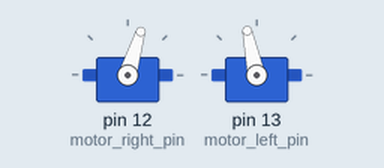
Bench run of a sketch on a simulated Arduino Uno, built with avr-gcc and run on an emulated ATmega328P. Parts: 2 × servo.

Above: at 5.1 s.
At 10.1 s:
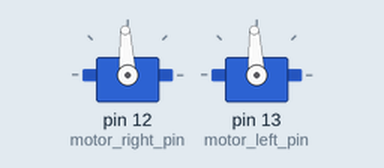
Timing chart, 0 to 11.6 s (numbered marks = the images above):
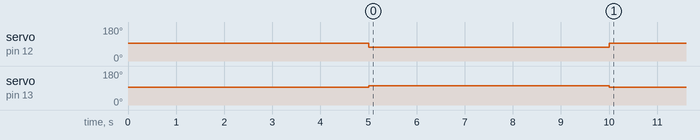

The sketch:

TestSpeed_Straightness.ino
```cpp
// test speed and straightness

// Right Motor:
//    full forward: 0
//    full stop: 90
//    full reverse: 180
// Left Motor:
//    full forward: 180
//    full stop: 90
//    full reverse: 0

// 5-second forward distance/straightness test results
// right,left, forward_distance (in.), right_distance (in.)
// 1300, 1700, X,  2.0"
// 1300, 1600, X,  0.5"
// 1300, 1566, X, -5.5"
// 1300, 1590, X, -1.0"
// 1300, 1595, X, bit right
// 1300, 1594, X, untested

#include <Servo.h>
const int motor_right_pin = 12;
Servo motor_right;
const int motor_left_pin = 13;
Servo motor_left;

void setup() {
  motor_right.attach(motor_right_pin);
  motor_left.attach(motor_left_pin);
  motor_right.writeMicroseconds(1500);
  motor_left.writeMicroseconds(1500);
  delay(5000);
  motor_right.writeMicroseconds(1300);
  motor_left.writeMicroseconds(1594);
  delay(5000);
  motor_right.writeMicroseconds(1500);
  motor_left.writeMicroseconds(1500);
}

void loop() {
  delay(1000);
}
```

Measured:
- by itself, servo on pin 12 (motor_right_pin): 93° → 73° at 5.0 s, → 93° 5.0 s later
- by itself, servo on pin 13 (motor_left_pin): 93° → 102° at 5.0 s, → 93° 5.0 s later
